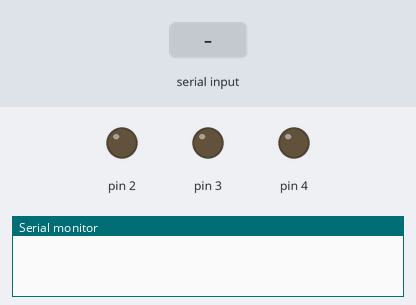
A sketch run on a simulated Arduino Uno, built with avr-gcc and run on an emulated ATmega328P. Shown: output pins drawn as LEDs (lit = HIGH), the last lines printed to the serial monitor. The test bench sets the inputs (shaded band).

Above: at 1.2 s.
1.3 s: "1" received over Serial
At 2.3 s:
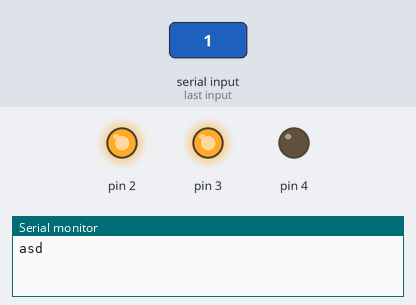
2.8 s: "0" received over Serial
At 3.4 s:
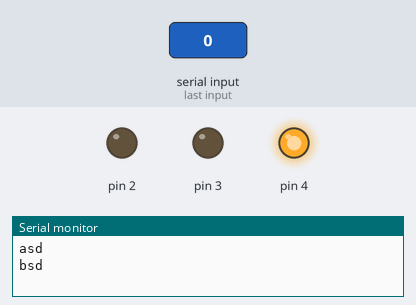
Timing chart, 0 to 5.8 s (numbered marks = the images above; inputs shaded):
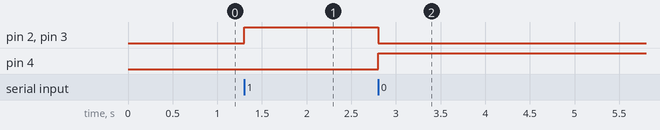

The sketch:

Arduino.ino
```cpp
char byteRead;

void setup() {
// Turn the Serial Protocol ON
  Serial.begin(9600);
  pinMode(2,OUTPUT);
  pinMode(3,OUTPUT);
  pinMode(4,OUTPUT);

}

void loop() {
   while (Serial.available()) {
     /* read the most recent byte */
        byteRead = Serial.read();

       //listen for numbers between 0-9
       if(byteRead=='1'){
       Serial.println("asd");
       digitalWrite(2,HIGH);
       digitalWrite(3,HIGH);
       digitalWrite(4,LOW);

       }
       if(byteRead=='0'){
       Serial.println("bsd");
       digitalWrite(2,LOW);
       digitalWrite(3,LOW);
       digitalWrite(4,HIGH);
       }

   }
}
```

Measured:
- after the input at 1.3 s, pin 2, pin 3: LOW → HIGH at once
- after the input at 2.8 s, pin 2, pin 3: HIGH → LOW at once; pin 4: LOW → HIGH at once
